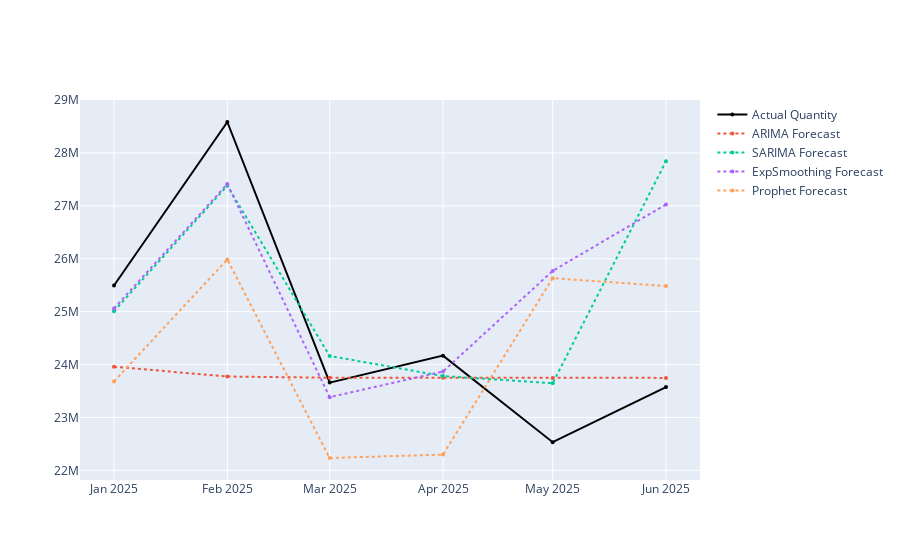

This figure's notebook cell:
### Code cell
# Plot forcasts methods vs actuals
fig = go.Figure()
# Plot Actual Quantity
fig.add_trace(
    go.Scatter(x=comparison_df['Date'], y=comparison_df['Actual_Quantity'],
              mode='lines+markers', name='Actual Quantity',
              line=dict(color='black', width=2),
              marker=dict(size=4))
)

# Plot each forecast method as a dotted line
for method in forecast_methods:
    if method in comparison_df.columns:
        fig.add_trace(
            go.Scatter(
                x=comparison_df['Date'],
                y=comparison_df[method],
                mode='lines+markers',
                name=f'{method} Forecast',
                line=dict(width=2, dash='dot'),
                marker=dict(size=4)
            )
        )

# Show the plot
fig.show()

### Figure 1 — Plotly figure (JSON) as saved in the notebook; plotly's stock layout.template omitted (floating-point values rounded to 4 significant figures)
{"data": [{"line": {"color": "black", "width": 2}, "marker": {"size": 4}, "mode": "lines+markers", "name": "Actual Quantity", "x": ["2025-01-01T00:00:00", "2025-02-01T00:00:00", "2025-03-01T00:00:00", "2025-04-01T00:00:00", "2025-05-01T00:00:00", "2025-06-01T00:00:00"], "y": [25494397, 28585556, 23659269, 24168578, 22533049, 23575517], "type": "scatter"}, {"line": {"dash": "dot", "width": 2}, "marker": {"size": 4}, "mode": "lines+markers", "name": "ARIMA Forecast", "x": ["2025-01-01T00:00:00", "2025-02-01T00:00:00", "2025-03-01T00:00:00", "2025-04-01T00:00:00", "2025-05-01T00:00:00", "2025-06-01T00:00:00"], "y": [23960000.0, 23770000.0, 23750000.0, 23750000.0, 23750000.0, 23750000.0], "type": "scatter"}, {"line": {"dash": "dot", "width": 2}, "marker": {"size": 4}, "mode": "lines+markers", "name": "SARIMA Forecast", "x": ["2025-01-01T00:00:00", "2025-02-01T00:00:00", "2025-03-01T00:00:00", "2025-04-01T00:00:00", "2025-05-01T00:00:00", "2025-06-01T00:00:00"], "y": [25010000.0, 27380000.0, 24160000.0, 23780000.0, 23650000.0, 27840000.0], "type": "scatter"}, {"line": {"dash": "dot", "width": 2}, "marker": {"size": 4}, "mode": "lines+markers", "name": "ExpSmoothing Forecast", "x": ["2025-01-01T00:00:00", "2025-02-01T00:00:00", "2025-03-01T00:00:00", "2025-04-01T00:00:00", "2025-05-01T00:00:00", "2025-06-01T00:00:00"], "y": [25060000.0, 27410000.0, 23380000.0, 23870000.0, 25770000.0, 27030000.0], "type": "scatter"}, {"line": {"dash": "dot", "width": 2}, "marker": {"size": 4}, "mode": "lines+markers", "name": "Prophet Forecast", "x": ["2025-01-01T00:00:00", "2025-02-01T00:00:00", "2025-03-01T00:00:00", "2025-04-01T00:00:00", "2025-05-01T00:00:00", "2025-06-01T00:00:00"], "y": [23680000.0, 25990000.0, 22230000.0, 22300000.0, 25630000.0, 25480000.0], "type": "scatter"}], "layout": {}}
